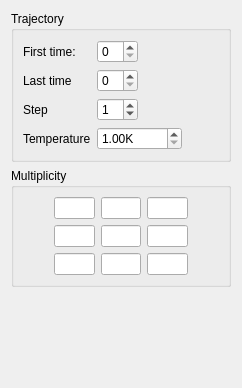
<?xml version="1.0" encoding="UTF-8"?>
<ui version="4.0">
 <class>qTdepSupercell</class>
 <widget class="QWidget" name="qTdepSupercell">
  <property name="geometry">
   <rect>
    <x>0</x>
    <y>0</y>
    <width>242</width>
    <height>388</height>
   </rect>
  </property>
  <property name="acceptDrops">
   <bool>true</bool>
  </property>
  <property name="windowTitle">
   <string notr="true">supercell</string>
  </property>
  <layout class="QVBoxLayout" name="verticalLayout">
   <item>
    <widget class="QGroupBox" name="trajectory">
     <property name="title">
      <string>Trajectory</string>
     </property>
     <layout class="QFormLayout" name="formLayout">
      <item row="0" column="0">
       <widget class="QLabel" name="tbeginLabel">
        <property name="text">
         <string>First time:</string>
        </property>
       </widget>
      </item>
      <item row="1" column="0">
       <widget class="QLabel" name="tendLabel">
        <property name="text">
         <string>Last time</string>
        </property>
       </widget>
      </item>
      <item row="2" column="0">
       <widget class="QLabel" name="stepLabel">
        <property name="text">
         <string>Step</string>
        </property>
       </widget>
      </item>
      <item row="3" column="0">
       <widget class="QLabel" name="temperatureLabel">
        <property name="text">
         <string>Temperature</string>
        </property>
       </widget>
      </item>
      <item row="0" column="1">
       <layout class="QHBoxLayout" name="horizontalLayout">
        <item>
         <widget class="QSpinBox" name="tbegin"/>
        </item>
        <item>
         <spacer name="Spacer">
          <property name="orientation">
           <enum>Qt::Horizontal</enum>
          </property>
          <property name="sizeHint" stdset="0">
           <size>
            <width>40</width>
            <height>20</height>
           </size>
          </property>
         </spacer>
        </item>
       </layout>
      </item>
      <item row="1" column="1">
       <layout class="QHBoxLayout" name="horizontalLayout_2">
        <item>
         <widget class="QSpinBox" name="tend"/>
        </item>
        <item>
         <spacer name="horizontalSpacer_2">
          <property name="orientation">
           <enum>Qt::Horizontal</enum>
          </property>
          <property name="sizeHint" stdset="0">
           <size>
            <width>40</width>
            <height>20</height>
           </size>
          </property>
         </spacer>
        </item>
       </layout>
      </item>
      <item row="2" column="1">
       <layout class="QHBoxLayout" name="horizontalLayout_3">
        <item>
         <widget class="QSpinBox" name="step">
          <property name="singleStep">
           <number>1</number>
          </property>
          <property name="value">
           <number>1</number>
          </property>
         </widget>
        </item>
        <item>
         <spacer name="horizontalSpacer_3">
          <property name="orientation">
           <enum>Qt::Horizontal</enum>
          </property>
          <property name="sizeHint" stdset="0">
           <size>
            <width>40</width>
            <height>20</height>
           </size>
          </property>
         </spacer>
        </item>
       </layout>
      </item>
      <item row="3" column="1">
       <layout class="QHBoxLayout" name="horizontalLayout_4">
        <item>
         <widget class="QDoubleSpinBox" name="temperature">
          <property name="suffix">
           <string notr="true">K</string>
          </property>
          <property name="minimum">
           <double>1.000000000000000</double>
          </property>
          <property name="maximum">
           <double>10000.000000000000000</double>
          </property>
         </widget>
        </item>
        <item>
         <spacer name="horizontalSpacer_4">
          <property name="orientation">
           <enum>Qt::Horizontal</enum>
          </property>
          <property name="sizeHint" stdset="0">
           <size>
            <width>40</width>
            <height>20</height>
           </size>
          </property>
         </spacer>
        </item>
       </layout>
      </item>
     </layout>
    </widget>
   </item>
   <item>
    <widget class="QGroupBox" name="groupBox_2">
     <property name="title">
      <string>Multiplicity</string>
     </property>
     <layout class="QGridLayout" name="gridLayout">
      <item row="2" column="2">
       <widget class="QLineEdit" name="zy">
        <property name="sizePolicy">
         <sizepolicy hsizetype="Fixed" vsizetype="Fixed">
          <horstretch>0</horstretch>
          <verstretch>0</verstretch>
         </sizepolicy>
        </property>
        <property name="minimumSize">
         <size>
          <width>10</width>
          <height>0</height>
         </size>
        </property>
        <property name="maximumSize">
         <size>
          <width>50</width>
          <height>16777215</height>
         </size>
        </property>
        <property name="alignment">
         <set>Qt::AlignCenter</set>
        </property>
        <property name="readOnly">
         <bool>true</bool>
        </property>
       </widget>
      </item>
      <item row="1" column="1">
       <widget class="QLineEdit" name="yx">
        <property name="sizePolicy">
         <sizepolicy hsizetype="Fixed" vsizetype="Fixed">
          <horstretch>0</horstretch>
          <verstretch>0</verstretch>
         </sizepolicy>
        </property>
        <property name="minimumSize">
         <size>
          <width>10</width>
          <height>0</height>
         </size>
        </property>
        <property name="maximumSize">
         <size>
          <width>50</width>
          <height>16777215</height>
         </size>
        </property>
        <property name="alignment">
         <set>Qt::AlignCenter</set>
        </property>
        <property name="readOnly">
         <bool>true</bool>
        </property>
       </widget>
      </item>
      <item row="2" column="3">
       <widget class="QLineEdit" name="zz">
        <property name="sizePolicy">
         <sizepolicy hsizetype="Fixed" vsizetype="Fixed">
          <horstretch>0</horstretch>
          <verstretch>0</verstretch>
         </sizepolicy>
        </property>
        <property name="minimumSize">
         <size>
          <width>10</width>
          <height>0</height>
         </size>
        </property>
        <property name="maximumSize">
         <size>
          <width>50</width>
          <height>16777215</height>
         </size>
        </property>
        <property name="alignment">
         <set>Qt::AlignCenter</set>
        </property>
        <property name="readOnly">
         <bool>true</bool>
        </property>
       </widget>
      </item>
      <item row="1" column="3">
       <widget class="QLineEdit" name="yz">
        <property name="sizePolicy">
         <sizepolicy hsizetype="Fixed" vsizetype="Fixed">
          <horstretch>0</horstretch>
          <verstretch>0</verstretch>
         </sizepolicy>
        </property>
        <property name="minimumSize">
         <size>
          <width>10</width>
          <height>0</height>
         </size>
        </property>
        <property name="maximumSize">
         <size>
          <width>50</width>
          <height>16777215</height>
         </size>
        </property>
        <property name="alignment">
         <set>Qt::AlignCenter</set>
        </property>
        <property name="readOnly">
         <bool>true</bool>
        </property>
       </widget>
      </item>
      <item row="0" column="2">
       <widget class="QLineEdit" name="xy">
        <property name="sizePolicy">
         <sizepolicy hsizetype="Fixed" vsizetype="Fixed">
          <horstretch>0</horstretch>
          <verstretch>0</verstretch>
         </sizepolicy>
        </property>
        <property name="minimumSize">
         <size>
          <width>10</width>
          <height>0</height>
         </size>
        </property>
        <property name="maximumSize">
         <size>
          <width>50</width>
          <height>16777215</height>
         </size>
        </property>
        <property name="alignment">
         <set>Qt::AlignCenter</set>
        </property>
        <property name="readOnly">
         <bool>true</bool>
        </property>
       </widget>
      </item>
      <item row="0" column="0">
       <spacer name="horizontalSpacer_5">
        <property name="orientation">
         <enum>Qt::Horizontal</enum>
        </property>
        <property name="sizeHint" stdset="0">
         <size>
          <width>40</width>
          <height>20</height>
         </size>
        </property>
       </spacer>
      </item>
      <item row="0" column="3">
       <widget class="QLineEdit" name="xz">
        <property name="sizePolicy">
         <sizepolicy hsizetype="Fixed" vsizetype="Fixed">
          <horstretch>0</horstretch>
          <verstretch>0</verstretch>
         </sizepolicy>
        </property>
        <property name="minimumSize">
         <size>
          <width>10</width>
          <height>0</height>
         </size>
        </property>
        <property name="maximumSize">
         <size>
          <width>50</width>
          <height>16777215</height>
         </size>
        </property>
        <property name="alignment">
         <set>Qt::AlignCenter</set>
        </property>
        <property name="readOnly">
         <bool>true</bool>
        </property>
       </widget>
      </item>
      <item row="1" column="2">
       <widget class="QLineEdit" name="yy">
        <property name="sizePolicy">
         <sizepolicy hsizetype="Fixed" vsizetype="Fixed">
          <horstretch>0</horstretch>
          <verstretch>0</verstretch>
         </sizepolicy>
        </property>
        <property name="minimumSize">
         <size>
          <width>10</width>
          <height>0</height>
         </size>
        </property>
        <property name="maximumSize">
         <size>
          <width>50</width>
          <height>16777215</height>
         </size>
        </property>
        <property name="alignment">
         <set>Qt::AlignCenter</set>
        </property>
        <property name="readOnly">
         <bool>true</bool>
        </property>
       </widget>
      </item>
      <item row="2" column="1">
       <widget class="QLineEdit" name="zx">
        <property name="sizePolicy">
         <sizepolicy hsizetype="Fixed" vsizetype="Fixed">
          <horstretch>0</horstretch>
          <verstretch>0</verstretch>
         </sizepolicy>
        </property>
        <property name="minimumSize">
         <size>
          <width>10</width>
          <height>0</height>
         </size>
        </property>
        <property name="maximumSize">
         <size>
          <width>50</width>
          <height>16777215</height>
         </size>
        </property>
        <property name="alignment">
         <set>Qt::AlignCenter</set>
        </property>
        <property name="readOnly">
         <bool>true</bool>
        </property>
       </widget>
      </item>
      <item row="0" column="1">
       <widget class="QLineEdit" name="xx">
        <property name="sizePolicy">
         <sizepolicy hsizetype="Fixed" vsizetype="Fixed">
          <horstretch>0</horstretch>
          <verstretch>0</verstretch>
         </sizepolicy>
        </property>
        <property name="minimumSize">
         <size>
          <width>10</width>
          <height>0</height>
         </size>
        </property>
        <property name="maximumSize">
         <size>
          <width>50</width>
          <height>16777215</height>
         </size>
        </property>
        <property name="alignment">
         <set>Qt::AlignCenter</set>
        </property>
        <property name="readOnly">
         <bool>true</bool>
        </property>
       </widget>
      </item>
      <item row="0" column="4">
       <spacer name="horizontalSpacer_6">
        <property name="orientation">
         <enum>Qt::Horizontal</enum>
        </property>
        <property name="sizeHint" stdset="0">
         <size>
          <width>40</width>
          <height>20</height>
         </size>
        </property>
       </spacer>
      </item>
     </layout>
    </widget>
   </item>
   <item>
    <spacer name="verticalSpacer">
     <property name="orientation">
      <enum>Qt::Vertical</enum>
     </property>
     <property name="sizeHint" stdset="0">
      <size>
       <width>20</width>
       <height>40</height>
      </size>
     </property>
    </spacer>
   </item>
  </layout>
 </widget>
 <resources/>
 <connections/>
</ui>
